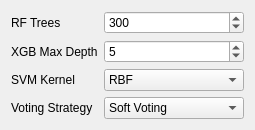
               <widget class="QWidget" name="pageEnsemble">
                <layout class="QFormLayout" name="pageEnsembleLayout">
                 <item row="0" column="0"><widget class="QLabel" name="lblRfTrees"><property name="text"><string>RF Trees</string></property></widget></item>
                 <item row="0" column="1"><widget class="QSpinBox" name="spinRfTrees"><property name="minimum"><number>50</number></property><property name="maximum"><number>1000</number></property><property name="value"><number>300</number></property></widget></item>
                 <item row="1" column="0"><widget class="QLabel" name="lblXgbDepth"><property name="text"><string>XGB Max Depth</string></property></widget></item>
                 <item row="1" column="1"><widget class="QSpinBox" name="spinXgbDepth"><property name="minimum"><number>2</number></property><property name="maximum"><number>12</number></property><property name="value"><number>5</number></property></widget></item>
                 <item row="2" column="0"><widget class="QLabel" name="lblSvmKernel"><property name="text"><string>SVM Kernel</string></property></widget></item>
                 <item row="2" column="1"><widget class="QComboBox" name="cmbSvmKernel"><item><property name="text"><string>RBF</string></property></item><item><property name="text"><string>Linear</string></property></item><item><property name="text"><string>Polynomial</string></property></item></widget></item>
                 <item row="3" column="0"><widget class="QLabel" name="lblBlend"><property name="text"><string>Voting Strategy</string></property></widget></item>
                 <item row="3" column="1"><widget class="QComboBox" name="cmbVoting"><item><property name="text"><string>Soft Voting</string></property></item><item><property name="text"><string>Stacked Meta Model</string></property></item></widget></item>
                </layout>
               </widget>
